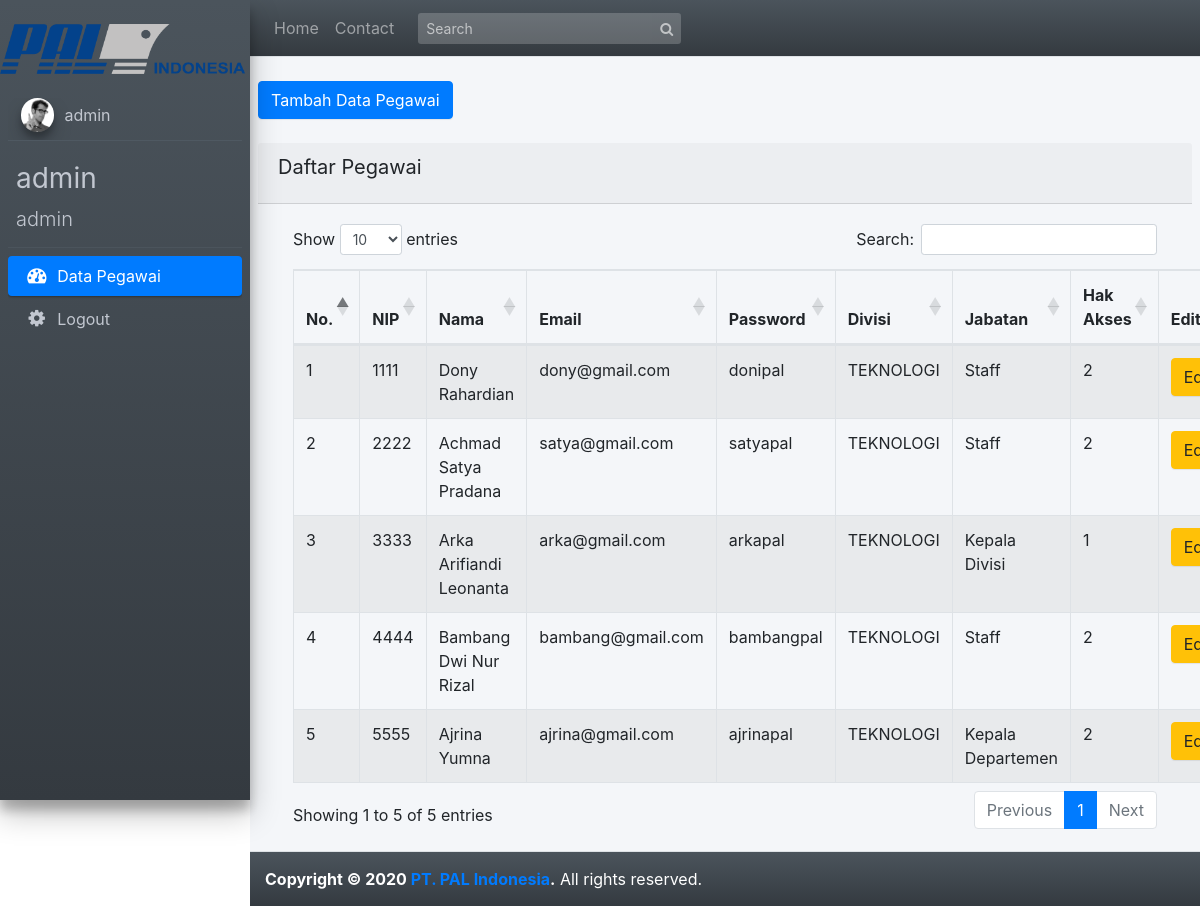
/pages/admin/index.php?home (signed in), run on the app's committed database.
### tables this page shows
CREATE TABLE `pegawai` (
  `nip` int(50) NOT NULL,
  `nama` varchar(50) NOT NULL,
  `email` varchar(50) NOT NULL,
  `password` varchar(50) NOT NULL,
  `divisi` varchar(50) NOT NULL,
  `jabatan` varchar(100) NOT NULL,
  `hak_akses` int(1) NOT NULL
);

### pages/admin/home.php (the view, shortened to what this page needs)
<!DOCTYPE html>
<html lang="en">
		<?php
    $no=1;
    $connect = mysqli_connect("localhost", "root", "", "magang_pal");
    $query = "SELECT * FROM  pegawai WHERE hak_akses!='0'";
    $result = mysqli_query($connect, $query);
?>
<head>
  <link rel="stylesheet" href="https://maxcdn.bootstrapcdn.com/font-awesome/4.4.0/css/font-awesome.min.css">
  <link rel="stylesheet" href="https://code.ionicframework.com/ionicons/2.0.1/css/ionicons.min.css">
  <link rel="stylesheet" href="../../plugins/datatables/dataTables.bootstrap4.min.css">
  <link rel="stylesheet" href="../../dist/css/adminlte.min.css">
  <link rel="stylesheet" href="https://cdnjs.cloudflare.com/ajax/libs/twitter-bootstrap/4.5.2/css/bootstrap.css">
  <link rel="stylesheet" href="https://cdn.datatables.net/1.10.23/css/dataTables.bootstrap4.min.css">
</head>
<body>
<br>
<button type="button" name="age" id="age" data-toggle="modal" data-target="#add_data_Modal" class="btn btn-primary">Tambah Data Pegawai</button>
<br><br>
<div class="panel panel-flat">
    <div class="card-header">
        <h3 class="card-title">Daftar Pegawai</h3>
    </div>
        <div class="card-body">
            <table id="tabel_pegawai" class="table table-striped table-bordered" style="width:100%">
                    <thead>
                        <tr>
                            <th >No.</th>
                            <th >NIP</th>
                            <th >Nama</th>
                            <th >Email</th>
                            <th >Password</th>
                            <th >Divisi</th>
                            <th >Jabatan</th>
                            <th >Hak Akses</th>
                            <th>Edit</th>
                        </tr>
                    </thead>
                    <tbody>
                            <?php
                            while($row = mysqli_fetch_array($result))
                            {
                            ?>
                        <tr>
                            <td><?php echo $no ?></td>
                            <td><?php echo $row['nip'] ?></td>
                            <td><?php echo $row['nama'] ?></td>
                            <td><?php echo $row['email'] ?></td>
                            <td><?php echo $row['password'] ?></td>
                            <td><?php echo $row['divisi'] ?></td>
                            <td><?php echo $row['jabatan'] ?></td>
                            <td><?php echo $row['hak_akses'] ?></td>
                            <td><input type="button" name="edit" value="Edit" id="<?php echo $row["nip"]; ?>" class="btn btn-warning btn-xs edit_data" /></td>
                        </tr>
                            <?php $no++;
                                }
                            ?>
                    </tbody>
            </table>
        </div>
    </div>
</div>
</body>
</html>

### data on the page
pegawai: nip "1111", nama "Dony Rahardian", email "dony@gmail.com", password "donipal", divisi "TEKNOLOGI", jabatan "Staff", hak_akses "2"
pegawai: nip "2222", nama "Achmad Satya Pradana", email "satya@gmail.com", password "satyapal", divisi "TEKNOLOGI", jabatan "Staff", hak_akses "2"
pegawai: nip "3333", nama "Arka Arifiandi Leonanta", email "arka@gmail.com", password "arkapal", divisi "TEKNOLOGI", jabatan "Kepala Divisi", hak_akses "1"
pegawai: nip "4444", nama "Bambang Dwi Nur Rizal", email "bambang@gmail.com", password "bambangpal", divisi "TEKNOLOGI", jabatan "Staff", hak_akses "2"
pegawai: nip "5555", nama "Ajrina Yumna", email "ajrina@gmail.com", password "ajrinapal", divisi "TEKNOLOGI", jabatan "Kepala Departemen", hak_akses "2"

### other printed values
$_SESSION['nama'] "admin"
$_SESSION['divisi'] "admin"
$_SESSION['jabatan'] "admin"
